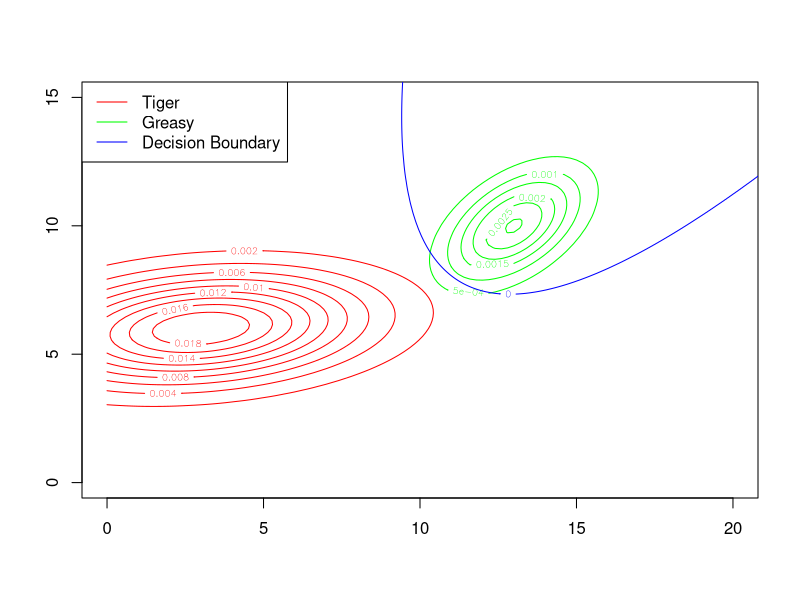

Source code (R):
mu11<-3 # setting the expected value of x1
mu12<-6 # setting the expected value of x2
s111<-12 # setting the variance of x1
s112<-1 # setting the covariance between x1 and x2
s122<-2 # setting the variance of x2
rho1<- -1/(24**0.5) # setting the correlation coefficient between x1 and x2

mu21<-13 # setting the expected value of x1
mu22<-10 # setting the expected value of x2
s211<-2 # setting the variance of x1
s212<-1 # setting the covariance between x1 and x2
s222<-2 # setting the variance of x2
rho2<- -0.5 # setting the correlation coefficient between x1 and x2

x1<-seq(0,20, length=101)
x2<-seq(0,15, length=101)

f1<-function(x1,x2){
  term1 <- 1/(2*pi*sqrt(s111*s122*(1-rho1^2)))
  term2 <- -1/(2*(1-rho1^2))
  term3 <- (x1-mu11)^2/s111
  term4 <- (x2-mu12)^2/s122
  term5 <- -2*rho1*((x1-mu11)*(x2-mu12))/(sqrt(s111)*sqrt(s122))
  term1*exp(term2*(term3+term4-term5))
} # setting up the function of the multivariate normal density

#

f2<-function(x1,x2){
  term1 <- 1/(2*pi*sqrt(s211*s222*(1-rho2^2)))
  term2 <- -1/(2*(1-rho2^2))
  term3 <- (x1-mu21)^2/s211
  term4 <- (x2-mu22)^2/s222
  term5 <- -2*rho2*((x1-mu21)*(x2-mu22))/(sqrt(s211)*sqrt(s222))
  term1*exp(term2*(term3+term4-term5))
} # setting up the function of the multivariate normal density

#

fz<-function(x1, x2){
  0.9 * 2/3 * f1(x1, x2) - 0.1 * 1/3 * f2(x1, x2)
}

fx<-function(x1, x2){
  0.9 * 2/3 * f1(x1, x2)
}

fy<-function(x1, x2){
  0.1 * 1/3 * f2(x1, x2)
}

#z1<-outer(x1,x2,f1) # calculating the density values
#z2<-outer(x1,x2,f2) # calculating the density values


z1<-outer(x1,x2,fx) # calculating the density values
z2<-outer(x1,x2,fy) # calculating the density values

#

x3<-seq(-10, 25, length=400)
x4<-seq(-5, 20, length=400)

z3<-outer(x3, x4, fz)

#contour(x = x1, y = x2, z1, nlevels = 20, col = 'red', drawlabel=TRUE, main="Decision: Tiger or Greasy")
#contour(x = x1, y = x2, z2, nlevels = 20, col = 'blue', drawlabel=TRUE, add=TRUE)
#legend ( par('usr')[1], par('usr')[4], xjust = 0, 
#         c('Tiger', "Greasy"), 
#         lwd = c(1, 1), lty = c(1, 1), 
#         col = c('red', 'blue'))


contour(x = x1, y = x2, z1, col = 'red', drawlabel=TRUE)
contour(x = x1, y = x2, z2, col = 'green', drawlabel=TRUE, add=TRUE)
contour(x = x3, y = x4, z3, col = 'blue',levels = 0, drawlabel=TRUE, add=TRUE)
legend ( par('usr')[1], par('usr')[4], xjust = 0, 
         c('Tiger', "Greasy", "Decision Boundary"), 
         lwd = c(1, 1), lty = c(1, 1), 
         col = c('red', 'green','blue'))